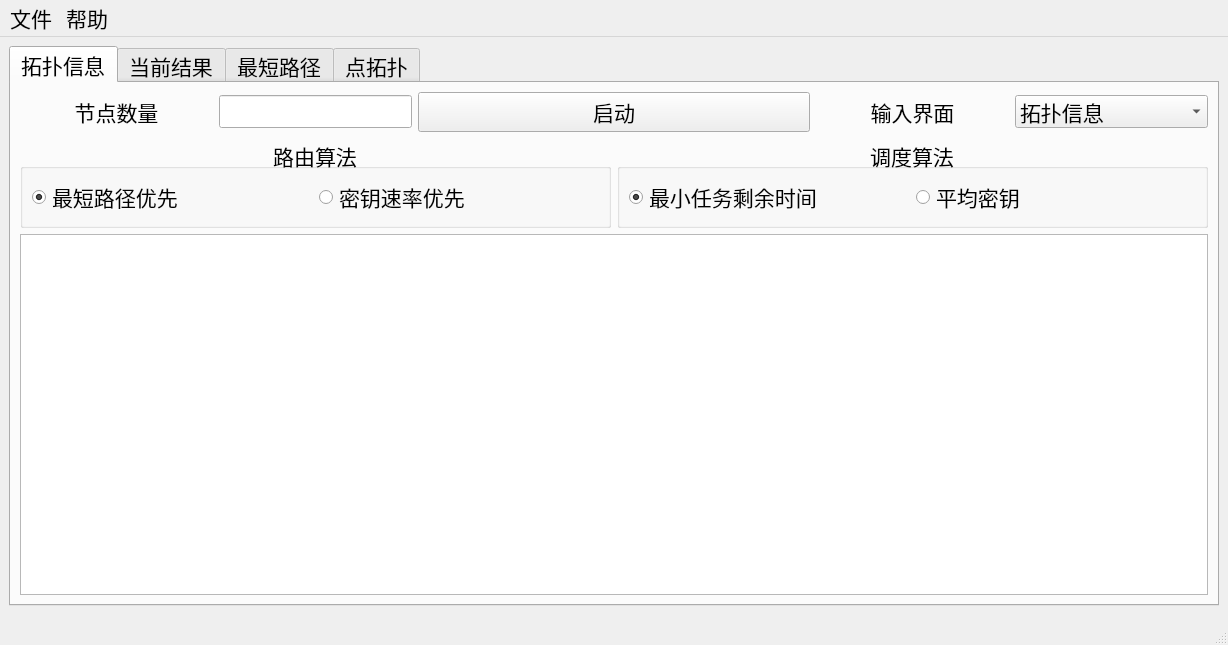
<?xml version="1.0" encoding="UTF-8"?>
<ui version="4.0">
 <class>QKDSim</class>
 <widget class="QMainWindow" name="QKDSim">
  <property name="geometry">
   <rect>
    <x>0</x>
    <y>0</y>
    <width>1228</width>
    <height>645</height>
   </rect>
  </property>
  <property name="font">
   <font>
    <pointsize>16</pointsize>
   </font>
  </property>
  <property name="windowTitle">
   <string>QKDSim</string>
  </property>
  <widget class="QWidget" name="centralwidget">
   <layout class="QGridLayout" name="gridLayout">
    <item row="0" column="0">
     <widget class="QTabWidget" name="tabWidget">
      <property name="font">
       <font>
        <pointsize>16</pointsize>
       </font>
      </property>
      <property name="currentIndex">
       <number>0</number>
      </property>
      <widget class="QWidget" name="tab">
       <attribute name="title">
        <string>拓扑信息</string>
       </attribute>
       <layout class="QGridLayout" name="gridLayout_4">
        <item row="0" column="2">
         <layout class="QHBoxLayout" name="horizontalLayout_7">
          <item>
           <widget class="QLabel" name="label_5">
            <property name="sizePolicy">
             <sizepolicy hsizetype="Expanding" vsizetype="Preferred">
              <horstretch>0</horstretch>
              <verstretch>0</verstretch>
             </sizepolicy>
            </property>
            <property name="text">
             <string>输入界面</string>
            </property>
            <property name="alignment">
             <set>Qt::AlignCenter</set>
            </property>
           </widget>
          </item>
          <item>
           <widget class="QComboBox" name="box_input">
            <property name="sizePolicy">
             <sizepolicy hsizetype="Expanding" vsizetype="Fixed">
              <horstretch>0</horstretch>
              <verstretch>0</verstretch>
             </sizepolicy>
            </property>
            <item>
             <property name="text">
              <string>拓扑信息</string>
             </property>
            </item>
            <item>
             <property name="text">
              <string>需求信息</string>
             </property>
            </item>
           </widget>
          </item>
         </layout>
        </item>
        <item row="0" column="1">
         <widget class="QPushButton" name="bt_start">
          <property name="sizePolicy">
           <sizepolicy hsizetype="Expanding" vsizetype="Preferred">
            <horstretch>0</horstretch>
            <verstretch>0</verstretch>
           </sizepolicy>
          </property>
          <property name="minimumSize">
           <size>
            <width>0</width>
            <height>0</height>
           </size>
          </property>
          <property name="text">
           <string>启动</string>
          </property>
         </widget>
        </item>
        <item row="2" column="0" colspan="3">
         <widget class="QTableWidget" name="tableWidget_in">
          <attribute name="verticalHeaderVisible">
           <bool>false</bool>
          </attribute>
         </widget>
        </item>
        <item row="1" column="0" colspan="3">
         <layout class="QHBoxLayout" name="horizontalLayout">
          <item>
           <widget class="QGroupBox" name="group_route">
            <property name="sizePolicy">
             <sizepolicy hsizetype="Expanding" vsizetype="Preferred">
              <horstretch>0</horstretch>
              <verstretch>0</verstretch>
             </sizepolicy>
            </property>
            <property name="minimumSize">
             <size>
              <width>0</width>
              <height>0</height>
             </size>
            </property>
            <property name="title">
             <string>路由算法</string>
            </property>
            <property name="alignment">
             <set>Qt::AlignCenter</set>
            </property>
            <layout class="QGridLayout" name="gridLayout_3">
             <property name="sizeConstraint">
              <enum>QLayout::SetDefaultConstraint</enum>
             </property>
             <item row="0" column="1">
              <widget class="QRadioButton" name="bt_route2">
               <property name="text">
                <string>密钥速率优先</string>
               </property>
              </widget>
             </item>
             <item row="0" column="0">
              <widget class="QRadioButton" name="bt_route1">
               <property name="text">
                <string>最短路径优先</string>
               </property>
               <property name="checked">
                <bool>true</bool>
               </property>
              </widget>
             </item>
            </layout>
           </widget>
          </item>
          <item>
           <widget class="QGroupBox" name="group_schedule">
            <property name="sizePolicy">
             <sizepolicy hsizetype="Expanding" vsizetype="Preferred">
              <horstretch>0</horstretch>
              <verstretch>0</verstretch>
             </sizepolicy>
            </property>
            <property name="minimumSize">
             <size>
              <width>0</width>
              <height>0</height>
             </size>
            </property>
            <property name="title">
             <string>调度算法</string>
            </property>
            <property name="alignment">
             <set>Qt::AlignCenter</set>
            </property>
            <layout class="QGridLayout" name="gridLayout_2">
             <property name="sizeConstraint">
              <enum>QLayout::SetDefaultConstraint</enum>
             </property>
             <item row="0" column="0">
              <widget class="QRadioButton" name="bt_schedule1">
               <property name="text">
                <string>最小任务剩余时间</string>
               </property>
               <property name="checked">
                <bool>true</bool>
               </property>
              </widget>
             </item>
             <item row="0" column="1">
              <widget class="QRadioButton" name="bt_schedule2">
               <property name="text">
                <string>平均密钥</string>
               </property>
              </widget>
             </item>
            </layout>
           </widget>
          </item>
         </layout>
        </item>
        <item row="0" column="0">
         <layout class="QHBoxLayout" name="horizontalLayout_4">
          <property name="sizeConstraint">
           <enum>QLayout::SetDefaultConstraint</enum>
          </property>
          <item>
           <widget class="QLabel" name="label_2">
            <property name="sizePolicy">
             <sizepolicy hsizetype="Expanding" vsizetype="Preferred">
              <horstretch>0</horstretch>
              <verstretch>0</verstretch>
             </sizepolicy>
            </property>
            <property name="text">
             <string>节点数量</string>
            </property>
            <property name="alignment">
             <set>Qt::AlignCenter</set>
            </property>
           </widget>
          </item>
          <item>
           <widget class="QLineEdit" name="edit_node_num">
            <property name="alignment">
             <set>Qt::AlignCenter</set>
            </property>
           </widget>
          </item>
         </layout>
        </item>
       </layout>
      </widget>
      <widget class="QWidget" name="tab_5">
       <attribute name="title">
        <string>当前结果</string>
       </attribute>
       <layout class="QGridLayout" name="gridLayout_7">
        <item row="0" column="0">
         <layout class="QHBoxLayout" name="horizontalLayout_3">
          <item>
           <layout class="QHBoxLayout" name="horizontalLayout_2">
            <item>
             <widget class="QLabel" name="label">
              <property name="sizePolicy">
               <sizepolicy hsizetype="Expanding" vsizetype="Fixed">
                <horstretch>0</horstretch>
                <verstretch>0</verstretch>
               </sizepolicy>
              </property>
              <property name="maximumSize">
               <size>
                <width>16777215</width>
                <height>16777215</height>
               </size>
              </property>
              <property name="text">
               <string>Time</string>
              </property>
              <property name="alignment">
               <set>Qt::AlignCenter</set>
              </property>
             </widget>
            </item>
            <item>
             <widget class="QLineEdit" name="edit_time">
              <property name="maximumSize">
               <size>
                <width>16777215</width>
                <height>16777215</height>
               </size>
              </property>
              <property name="alignment">
               <set>Qt::AlignCenter</set>
              </property>
              <property name="readOnly">
               <bool>true</bool>
              </property>
             </widget>
            </item>
           </layout>
          </item>
          <item>
           <widget class="QPushButton" name="bt_begin">
            <property name="sizePolicy">
             <sizepolicy hsizetype="Expanding" vsizetype="Fixed">
              <horstretch>0</horstretch>
              <verstretch>0</verstretch>
             </sizepolicy>
            </property>
            <property name="text">
             <string>开始</string>
            </property>
           </widget>
          </item>
          <item>
           <widget class="QPushButton" name="bt_next">
            <property name="sizePolicy">
             <sizepolicy hsizetype="Expanding" vsizetype="Fixed">
              <horstretch>0</horstretch>
              <verstretch>0</verstretch>
             </sizepolicy>
            </property>
            <property name="text">
             <string>后一步</string>
            </property>
           </widget>
          </item>
          <item>
           <widget class="QPushButton" name="bt_next10">
            <property name="sizePolicy">
             <sizepolicy hsizetype="Expanding" vsizetype="Fixed">
              <horstretch>0</horstretch>
              <verstretch>0</verstretch>
             </sizepolicy>
            </property>
            <property name="text">
             <string>后十步</string>
            </property>
           </widget>
          </item>
         </layout>
        </item>
        <item row="1" column="0">
         <widget class="QTableWidget" name="tableWidget_out">
          <property name="minimumSize">
           <size>
            <width>500</width>
            <height>0</height>
           </size>
          </property>
          <attribute name="verticalHeaderVisible">
           <bool>false</bool>
          </attribute>
         </widget>
        </item>
       </layout>
      </widget>
      <widget class="QWidget" name="tab_4">
       <attribute name="title">
        <string>最短路径</string>
       </attribute>
       <layout class="QFormLayout" name="formLayout_4">
        <item row="0" column="0" colspan="2">
         <widget class="QTableWidget" name="tableWidget_path">
          <attribute name="verticalHeaderVisible">
           <bool>false</bool>
          </attribute>
         </widget>
        </item>
       </layout>
      </widget>
      <widget class="QWidget" name="tab_6">
       <attribute name="title">
        <string>点拓扑</string>
       </attribute>
       <layout class="QGridLayout" name="gridLayout_5">
        <item row="0" column="0">
         <layout class="QHBoxLayout" name="horizontalLayout_6">
          <item>
           <widget class="QLabel" name="label_4">
            <property name="sizePolicy">
             <sizepolicy hsizetype="Expanding" vsizetype="Fixed">
              <horstretch>0</horstretch>
              <verstretch>0</verstretch>
             </sizepolicy>
            </property>
            <property name="text">
             <string>拓扑节点</string>
            </property>
            <property name="alignment">
             <set>Qt::AlignCenter</set>
            </property>
           </widget>
          </item>
          <item>
           <widget class="QLineEdit" name="edit_show_node">
            <property name="text">
             <string>2</string>
            </property>
            <property name="alignment">
             <set>Qt::AlignCenter</set>
            </property>
           </widget>
          </item>
          <item>
           <widget class="QLabel" name="label_3">
            <property name="sizePolicy">
             <sizepolicy hsizetype="Expanding" vsizetype="Fixed">
              <horstretch>0</horstretch>
              <verstretch>0</verstretch>
             </sizepolicy>
            </property>
            <property name="text">
             <string>拓扑层数</string>
            </property>
            <property name="alignment">
             <set>Qt::AlignCenter</set>
            </property>
           </widget>
          </item>
          <item>
           <widget class="QComboBox" name="box_layer">
            <property name="sizePolicy">
             <sizepolicy hsizetype="Expanding" vsizetype="Fixed">
              <horstretch>0</horstretch>
              <verstretch>0</verstretch>
             </sizepolicy>
            </property>
            <property name="layoutDirection">
             <enum>Qt::LeftToRight</enum>
            </property>
            <property name="sizeAdjustPolicy">
             <enum>QComboBox::AdjustToContentsOnFirstShow</enum>
            </property>
            <item>
             <property name="text">
              <string>1</string>
             </property>
            </item>
            <item>
             <property name="text">
              <string>2</string>
             </property>
            </item>
           </widget>
          </item>
          <item>
           <widget class="QCheckBox" name="check_show_linkid">
            <property name="text">
             <string>显示LinkID</string>
            </property>
           </widget>
          </item>
          <item>
           <widget class="QPushButton" name="bt_show_node">
            <property name="sizePolicy">
             <sizepolicy hsizetype="Expanding" vsizetype="Fixed">
              <horstretch>0</horstretch>
              <verstretch>0</verstretch>
             </sizepolicy>
            </property>
            <property name="text">
             <string>显示</string>
            </property>
           </widget>
          </item>
         </layout>
        </item>
        <item row="1" column="0">
         <layout class="QHBoxLayout" name="horizontalLayout_5">
          <item>
           <widget class="QGraphicsView" name="graph_node"/>
          </item>
          <item>
           <layout class="QVBoxLayout" name="verticalLayout_2">
            <item>
             <widget class="QTableWidget" name="tableWidget_node">
              <attribute name="verticalHeaderVisible">
               <bool>false</bool>
              </attribute>
             </widget>
            </item>
            <item>
             <widget class="QTableWidget" name="tableWidget_link">
              <attribute name="verticalHeaderVisible">
               <bool>false</bool>
              </attribute>
             </widget>
            </item>
           </layout>
          </item>
         </layout>
        </item>
       </layout>
      </widget>
     </widget>
    </item>
   </layout>
  </widget>
  <widget class="QMenuBar" name="menubar">
   <property name="geometry">
    <rect>
     <x>0</x>
     <y>0</y>
     <width>1228</width>
     <height>32</height>
    </rect>
   </property>
   <widget class="QMenu" name="menu">
    <property name="title">
     <string>文件</string>
    </property>
    <addaction name="action_open_net"/>
    <addaction name="action_open_dem"/>
    <addaction name="separator"/>
    <addaction name="action_save_net"/>
    <addaction name="action_save_dem"/>
    <addaction name="separator"/>
    <addaction name="action_exit"/>
   </widget>
   <widget class="QMenu" name="menu_2">
    <property name="title">
     <string>帮助</string>
    </property>
    <addaction name="action_qt"/>
   </widget>
   <addaction name="menu"/>
   <addaction name="menu_2"/>
  </widget>
  <widget class="QStatusBar" name="statusbar"/>
  <action name="action_open_net">
   <property name="text">
    <string>打开拓扑</string>
   </property>
   <property name="font">
    <font>
     <pointsize>15</pointsize>
    </font>
   </property>
  </action>
  <action name="action_open_dem">
   <property name="text">
    <string>打开需求</string>
   </property>
   <property name="font">
    <font>
     <pointsize>15</pointsize>
    </font>
   </property>
  </action>
  <action name="action_save_net">
   <property name="text">
    <string>拓扑另存为</string>
   </property>
   <property name="font">
    <font>
     <pointsize>15</pointsize>
    </font>
   </property>
  </action>
  <action name="action_save_dem">
   <property name="text">
    <string>需求另存为</string>
   </property>
   <property name="font">
    <font>
     <pointsize>15</pointsize>
    </font>
   </property>
  </action>
  <action name="action_exit">
   <property name="text">
    <string>退出</string>
   </property>
   <property name="font">
    <font>
     <pointsize>15</pointsize>
    </font>
   </property>
  </action>
  <action name="action_qt">
   <property name="text">
    <string>Qt</string>
   </property>
   <property name="font">
    <font>
     <pointsize>15</pointsize>
    </font>
   </property>
  </action>
 </widget>
 <resources/>
 <connections/>
</ui>
